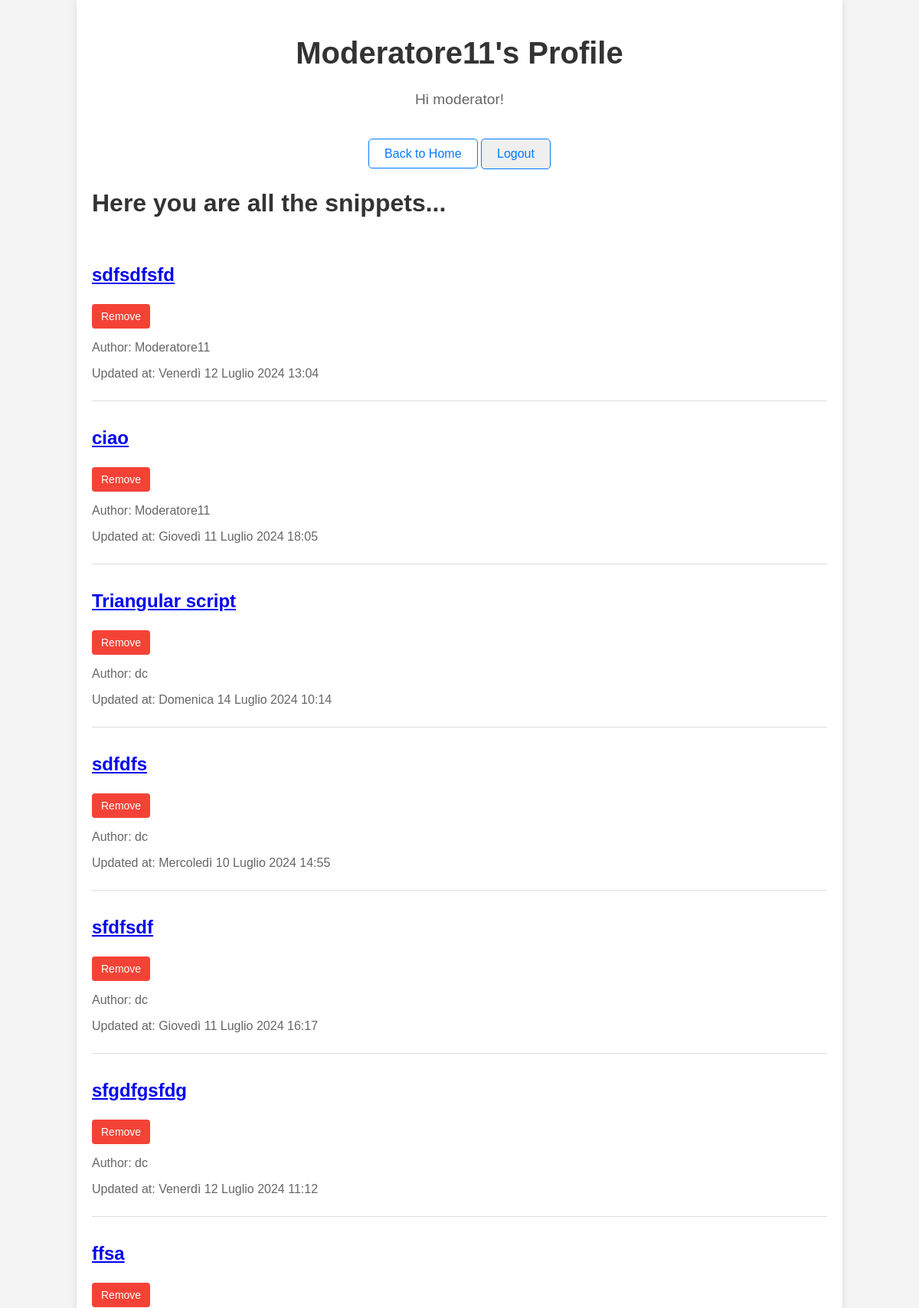
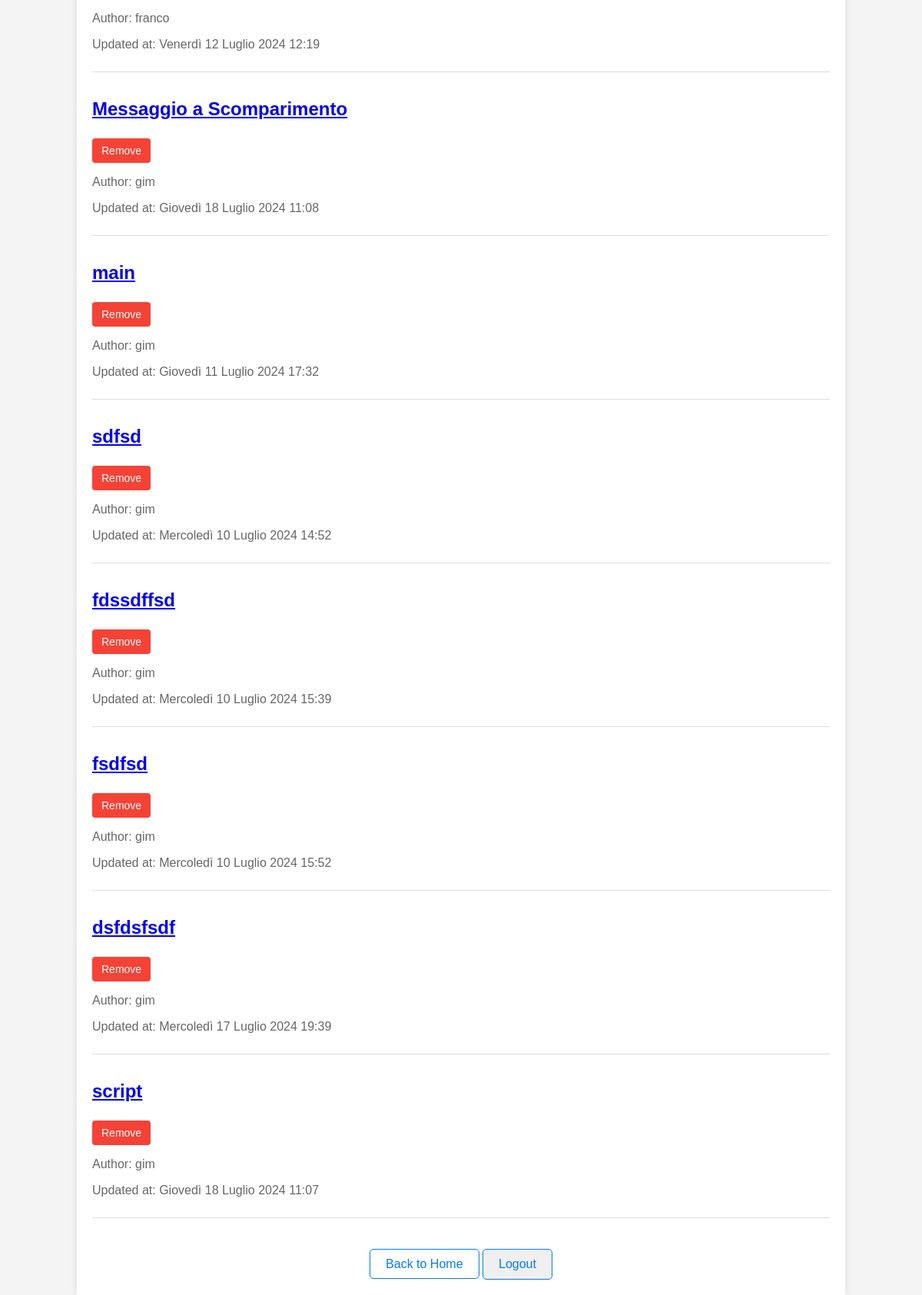
/accounts/profile/ (signed in), run on the app's committed database (2 pictures, top to bottom).
### snippets/models.py (models this page shows, shortened)
class Snippet(models.Model):
    title = models.CharField(max_length=255)
    language = models.ForeignKey(Language, related_name='snippets', on_delete=models.CASCADE)
    author = models.ForeignKey(User, related_name='snippets', on_delete=models.CASCADE)
    description = models.TextField()
    description_html = models.TextField(editable=False)
    code = models.TextField()
    highlighted_code = models.TextField(editable=False)
    pub_date = models.DateTimeField(default=timezone.now, editable=False)
    update_date = models.DateTimeField(default=timezone.now, editable=False)
    tags = models.CharField(max_length=255, default='')
    class Meta:
        ordering = ['-pub_date']

### users/views/profile.py (the view)
# urls.py: path('profile/', profile_view, name='profile'),
@login_required
def profile_view(request):
    user = request.user
    if user.groups.filter(name='Moderator').exists():
        snippets = Snippet.objects.all().order_by('author__username')
        return render(request, 'users/templates/profile/moderator_profile.html', {'user': user, 'snippets': snippets})
    else:
        snippets = Snippet.objects.filter(author=user)
        return render(request, 'users/templates/profile/normal_profile.html', {'user': user, 'snippets': snippets})

### users/templates/profile/moderator_profile.html (shortened to what this page needs)
{% extends "tatum24/templates/base.html" %}
{% load static %}
{% block css %}
    <link rel="stylesheet" href="{% static 'css/profile.css' %}">
{% endblock %}
{% block content %}
    <div class="container">
        <header>
            <h1>{{ user.username }}'s Profile</h1>
            <p>Hi moderator! </p>
        </header>
        <footer>
            <a href="{% url 'home' %}" class="btn">Back to Home</a>
            <form action="{% url 'logout' %}" method="post" style="display: inline;">
                <button type="submit" class="btn btn-secondary">Logout</button>
            </form>
        </footer>
        <main>
            <h2>Here you are all the snippets...</h2>
            {% if snippets %}
                <ul class="snippet-list">
                    {% for snippet in snippets %}
                        <li>
                            <h3><a href="{% url 'snippet_detail' snippet.pk %}">{{ snippet.title }}</a></h3>
                            {% if user.is_authenticated %}
                                <form action="{% url 'snippet_remove' snippet.pk %}" method="post"
                                      class="confirm-delete">
                                    <button type="button" class="remove-button"
                                            onclick="confirmDelete('{{ snippet.pk }}')">Remove
                                    </button>
                                </form>
                            {% endif %}
                            <p class="meta">Author: {{ snippet.author }}</p>
                            <p class="meta">Updated at: {{ snippet.update_date }}</p>
                        </li>
                    {% endfor %}
                </ul>
            {% else %}
                <p>You haven't added any snippets yet.</p>
            {% endif %}
        </main>
        <footer>
            <a href="{% url 'home' %}" class="btn">Back to Home</a>
            <form action="{% url 'logout' %}" method="post" style="display: inline;">
                <button type="submit" class="btn btn-secondary">Logout</button>
            </form>
        </footer>
    </div>
{% endblock %}

### static/css/profile.css (style rules this page uses)
body { font-family: Arial, sans-serif; margin: 0; padding: 0; background-color: #f4f4f4; color: #333; }
.container { width: 80%; max-width: 1200px; margin: 0 auto; padding: 20px; background-color: #fff; box-shadow: 0 0 10px rgba(0, 0, 0, 0.1); }
header { text-align: center; margin-bottom: 40px; }
header h1 { font-size: 2.5rem; color: #333; }
header p { font-size: 1.2rem; color: #666; }
main { margin-top: 20px; }
h2 { font-size: 2rem; color: #333; }
.snippet-list { list-style-type: none; padding: 0; }
.snippet-list li { border-bottom: 1px solid #ddd; padding: 10px 0; }
.snippet-list h3 { font-size: 1.5rem; color: #007bff; }
.snippet-list p { font-size: 1rem; color: #666; }
.meta { font-size: 0.9rem; color: #999; }
footer { text-align: center; margin-top: 40px; }
footer .btn { text-decoration: none; color: #007bff; font-size: 1rem; border: 1px solid #007bff; padding: 10px 20px; border-radius: 5px; transition: background-color 0.3s ease; }

### users/templates/profile/moderator_profile.html (style rules this page uses)
.remove-button { background-color: #f44336; color: white; border: none; padding: 8px 12px; text-align: center; text-decoration: none; display: inline-block; font-size: 14px; cursor: pointer; border-radius: 4px; transition: background-color 0.3s; }

### data on the page
Snippet: title "sdfsdfsfd", author "Moderatore11", update_date "Venerdì 12 Luglio 2024 13:04"
Snippet: title "ciao", author "Moderatore11", update_date "Giovedì 11 Luglio 2024 18:05"
Snippet: title "Triangular script", author "dc", update_date "Domenica 14 Luglio 2024 10:14"
Snippet: title "sdfdfs", author "dc", update_date "Mercoledì 10 Luglio 2024 14:55"
Snippet: title "sfdfsdf", author "dc", update_date "Giovedì 11 Luglio 2024 16:17"
Snippet: title "sfgdfgsfdg", author "dc", update_date "Venerdì 12 Luglio 2024 11:12"
Snippet: title "ffsa", author "franco", update_date "Venerdì 12 Luglio 2024 12:19"
Snippet: title "Messaggio a Scomparimento", author "gim", update_date "Giovedì 18 Luglio 2024 11:08"
Snippet: title "main", author "gim", update_date "Giovedì 11 Luglio 2024 17:32"
Snippet: title "sdfsd", author "gim", update_date "Mercoledì 10 Luglio 2024 14:52"
Snippet: title "fdssdffsd", author "gim", update_date "Mercoledì 10 Luglio 2024 15:39"
Snippet: title "fsdfsd", author "gim", update_date "Mercoledì 10 Luglio 2024 15:52"
Snippet: title "dsfdsfsdf", author "gim", update_date "Mercoledì 17 Luglio 2024 19:39"
Snippet: title "script", author "gim", update_date "Giovedì 18 Luglio 2024 11:07"

### other printed values
{{ user.username }} "Moderatore11"
